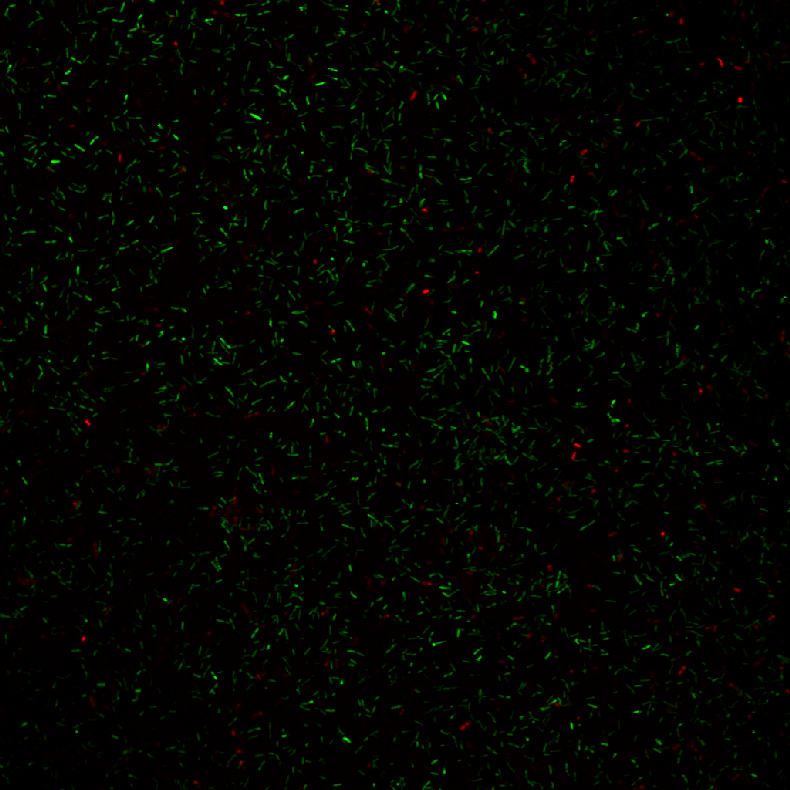
#> input picture samples/Mix_Well1_2Steel_new.tif, 790 x 790 px, found by its file name
$ python stats.py
#> lines starting #> are read from the running program, lines starting #| are printed output that depends on the picture; after the words box and inside, x2 and y2 are one past the last pixel; in counts of white or black regions, pixels touching at a corner belong together; long printed decimals are rounded
import cv2
import numpy as np
import matplotlib.pyplot as plt


def histogramImage(image):
	gray = cv2.cvtColor(image, cv2.COLOR_BGR2GRAY)
	blue, green, red = cv2.split(image)

	equ = cv2.equalizeHist(gray)
	res = np.hstack((gray,equ))
	histr1 = cv2.calcHist([gray],[0], None, [256],[0,256])
	histr2 = cv2.calcHist([red],[0], None, [256],[0,256])
	histr3 = cv2.calcHist([green],[0], None, [256],[0,256])
	histr4 = cv2.calcHist([blue],[0], None, [256],[0,256])

	color = ('b', 'g', 'r')
	b = image.copy()
	# set green and red channels to 0
	b[:, :, 1] = 0
	b[:, :, 2] = 0


	g = image.copy()
	# set blue and red channels to 0
	g[:, :, 0] = 0
	g[:, :, 2] = 0

	gGray = cv2.cvtColor(g, cv2.COLOR_BGR2GRAY)
	clahe = cv2.createCLAHE(clipLimit=2.0, tileGridSize=(8,8))
	gGrayEqu = cv2.equalizeHist(gGray)
	gcl = clahe.apply(gGray)
	gBlur = cv2.blur(g, (5,5))
	r = image.copy()
	# set blue and green channels to 0
	r[:, :, 0] = 0
	r[:, :, 1] = 0
	rGray = cv2.cvtColor(r, cv2.COLOR_BGR2GRAY)
	rGrayEqu = cv2.equalizeHist(rGray)
	rcl = clahe.apply(rGray)
	rBlur = cv2.blur(r, (5,5))
	# RGB - Blue
#	cv2.imshow('B-RGB', b)

	# RGB - Green
	cv2.imshow('G-RGB', g)
#	cv2.imshow('G-GRAY', gGray)
#	cv2.imshow('G-GRAY-EQUI', gGrayEqu)
	cv2.imshow('G-CLAHE', gcl)
	cv2.imshow('G-CLAHE-BLUR', gBlur)

	cv2.imwrite('../../results/G-RGB.png', g)
	cv2.imwrite('../../results/G-GRAY.png', gGray)
	cv2.imwrite('../../results/G-GRAY-EQUI.png', gGrayEqu)
	#cv2.imwrite('../../results/G-COMPARE.png', gRes)


	# RGB - Red
	cv2.imshow('R-RGB', r)
#	cv2.imshow('R-GRAY', rGray)
#	cv2.imshow('R-GRAY-EQUI', rGrayEqu)
	cv2.imshow('R-CLAHE', rcl)
	cv2.imshow('R-CLAHE-BLUR', rBlur)

	cv2.imwrite('../../results/R-RGB.png', r)
	cv2.imwrite('../../results/R-GRAY.png', rGray)
	cv2.imwrite('../../results/R-GRAY-EQUI.png', rGrayEqu)
	#cv2.imwrite('../../results/R-COMPARE.png', rRes)

	print('Green SNR: ', calculateImageSNR(gGray))
	print('Red SNR: ', calculateImageSNR(rGray))
	cv2.waitKey(0)
	cv2.destroyAllWindows()

	for i,col in enumerate(color):
		histr = cv2.calcHist([image], [i], None, [256], [2, 256])
		plt.subplot(121)
		plt.title('Pixel Histogram')
		plt.plot(histr, color = col)
		plt.xlim([2, 256])
		plt.xlabel('pixel intensity')
		plt.ylabel('pixel count')
		probDist = probabilityDist(histr)
		plt.subplot(122)
		plt.title('Cumulative Distribution Histogram')
		plt.xlabel('pixel intensity')
		plt.ylabel('normalized pixel frequency')
		plt.plot(probDist, color = col)
	plt.show()


def probabilityDist(array):
	n = len(array)
	pDist = []
	totalPixels = 0
	# Calculate the total number of pixels
	for i in range(n):
		totalPixels += array[i]

	# Create the probability distribution
	for i in range(n):
		pDist.append(array[i]/totalPixels)

	return pDist


def calculateImageSNR(image):
	# Check if image is already grayscale, if not
	# then apply this
#	gray = cv2.cvtColor(image, cv2.COLOR_BGR2GRAY)
	mean = np.mean(image, dtype=np.float64)
	stdDev = np.std(image, dtype=np.float64)
	print('Mean = ',mean)
	print('STD = ',stdDev)
	SNR = mean / stdDev
	return SNR

def calcMeanOfHist(array):
	n = len(array)
	SUM = 0
	for i in range(n):
		SUM += array[i] * i
	return SUM / n

testImg = cv2.imread('../../samples/Mix_Well1_2Steel_new.tif')
#> testImg is the input picture: shape (790, 790, 3); mean B, G, R 0, 4, 3.3
testImg2 = cv2.imread('../../samples/Mix_Well1_3Teflon_new.tif')
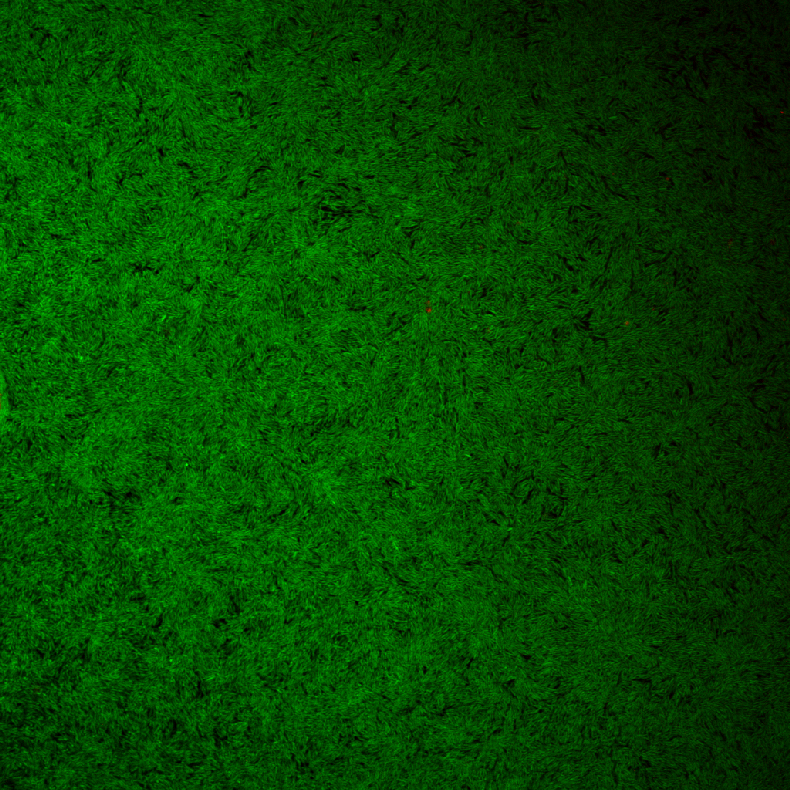
#> input picture samples/Mix_Well1_3Teflon_new.tif, 790 x 790 px, found by its file name
#> testImg2 is the input picture: shape (790, 790, 3); mean B, G, R 0, 70.3, 4.3
testImg3 = cv2.imread('../../samples/Mix_Well1_2Steel_new.tif')
histogramImage(testImg)
#> in histogramImage, `blue, green, red = cv2.split(image)`: blue: shape (790, 790); every value is 0
#> in histogramImage, `equ = cv2.equalizeHist(gray)`:
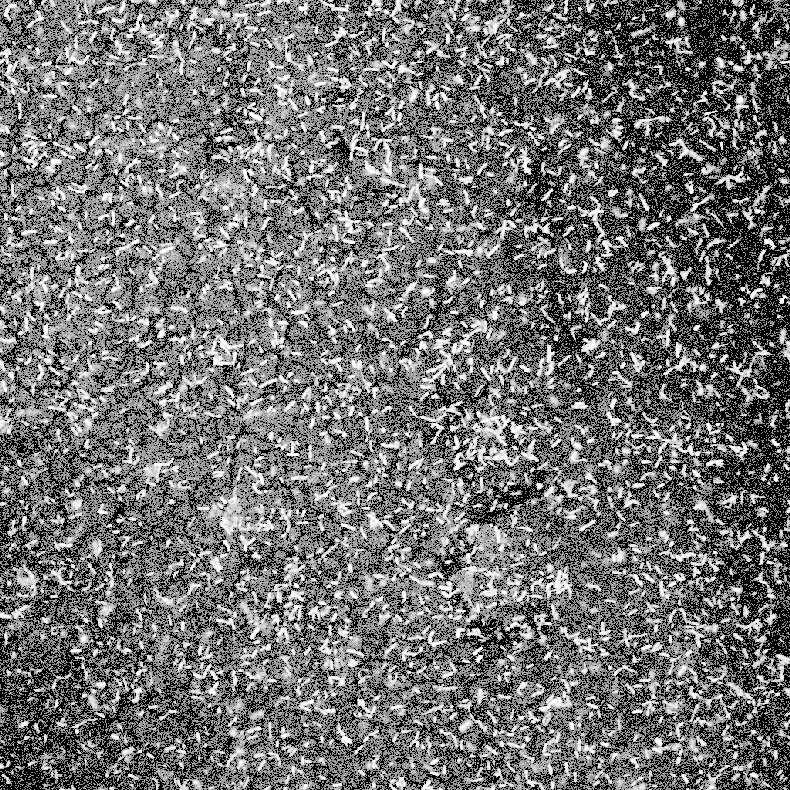
#> equ: shape (790, 790); min 0, max 255, mean 111.2
#> in histogramImage, `res = np.hstack((gray,equ))`:
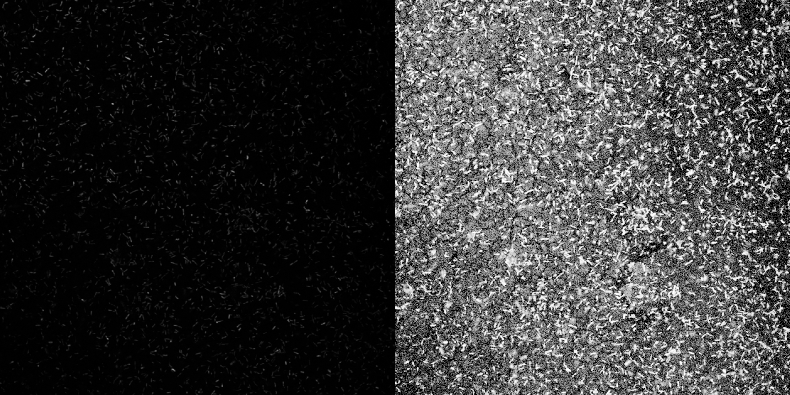
#> res: shape (790, 1580) (shown at 1/2 size); min 0, max 255, mean 57.3
#> in histogramImage, `histr1 = cv2.calcHist([gray],[0], None, [256],[0,256])`: histr1 = 256 values, max 226544 at index 1, min 0 at index 156, mean 2437.9
#> in histogramImage, `histr2 = cv2.calcHist([red],[0], None, [256],[0,256])`: histr2 = 256 values, max 137954 at index 0, min 0 at index 135, mean 2437.9
#> in histogramImage, `histr3 = cv2.calcHist([green],[0], None, [256],[0,256])`: histr3 = 256 values, max 521488 at index 0, min 0 at index 206, mean 2437.9
#> in histogramImage, `histr4 = cv2.calcHist([blue],[0], None, [256],[0,256])`: histr4 = 256 values, max 624100 at index 0, min 0 at index 1, mean 2437.9
#> in histogramImage, `b[:, :, 1] = 0`:
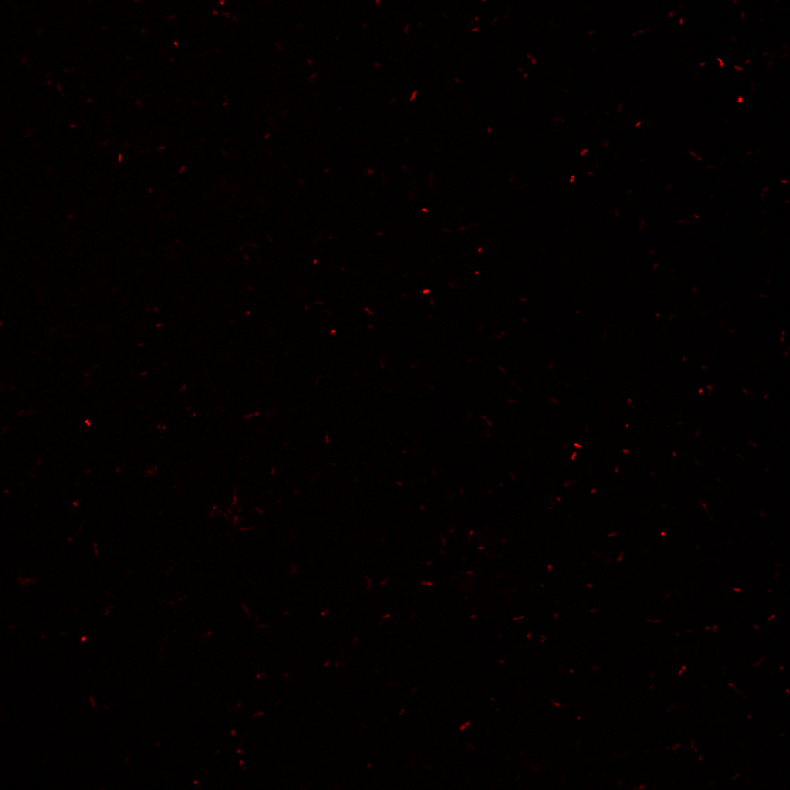
#> b: shape (790, 790, 3); 16.44% of pixels changed, all inside (x1, y1, x2, y2) = (0, 0, 790, 790)
#> in histogramImage, `b[:, :, 2] = 0`: b: shape (790, 790, 3); every value is 0
#> in histogramImage, `gGrayEqu = cv2.equalizeHist(gGray)`:
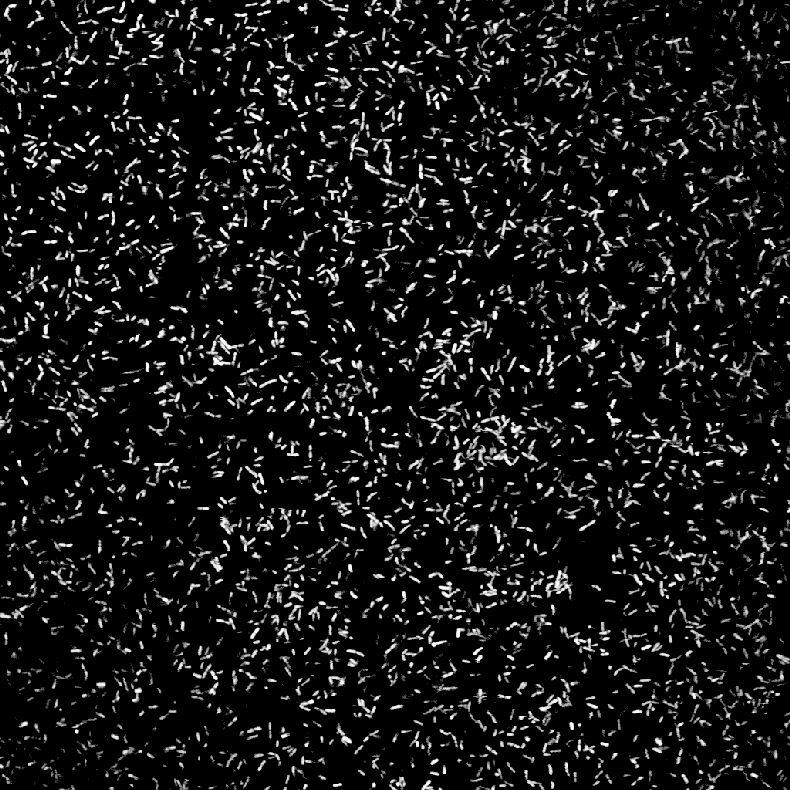
#> gGrayEqu: shape (790, 790); min 0, max 255, mean 22.1
#> in histogramImage, `rGrayEqu = cv2.equalizeHist(rGray)`:
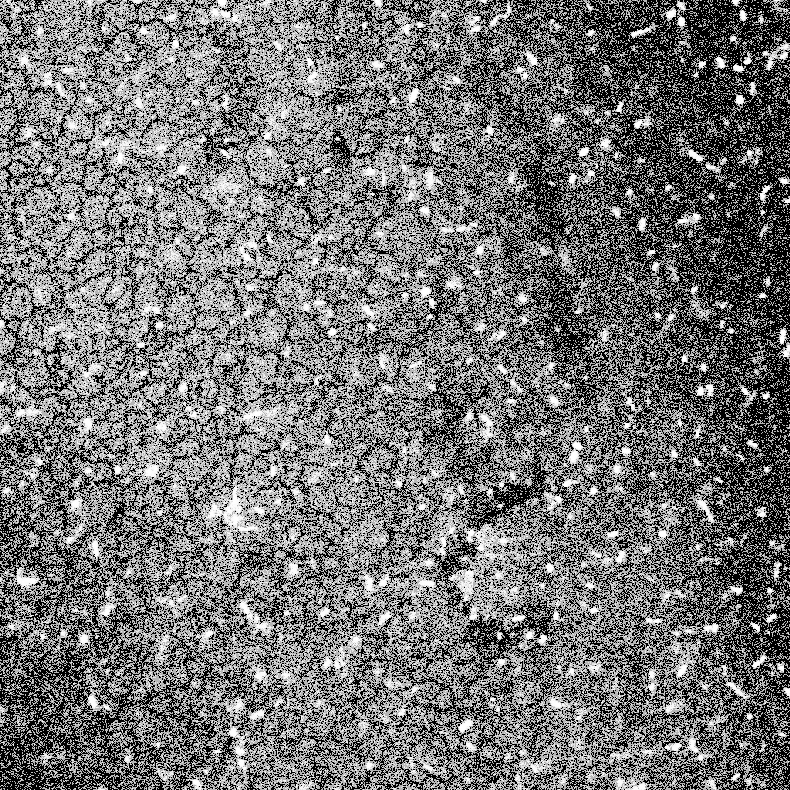
#> rGrayEqu: shape (790, 790); min 0, max 255, mean 116.1
#> in calculateImageSNR, `mean = np.mean(image, dtype=np.float64)`: mean = 2.35
#> in calculateImageSNR, `stdDev = np.std(image, dtype=np.float64)`: stdDev = 8.54
#| Mean =  2.347
#| STD =  8.542
#> in calculateImageSNR, `SNR = mean / stdDev`: SNR = 0.275
#| Green SNR:  0.2747
#| Mean =  0.9471
#| STD =  1.845
#| Red SNR:  0.5134
#> in histogramImage, `plt.show()`:
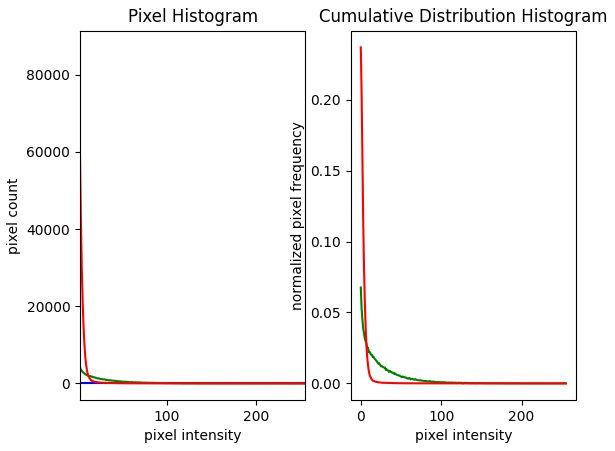
#> figure drawn by matplotlib, 2 panels; panel 1: curve peaks at x = 0, y = 6289; panel 1: curve peaks at x = 0, y = 87063; panel 2: curve peaks at x = 0, y = 0.0676; panel 2: curve peaks at x = 0, y = 0.237
#histogramImage(testImg2)
